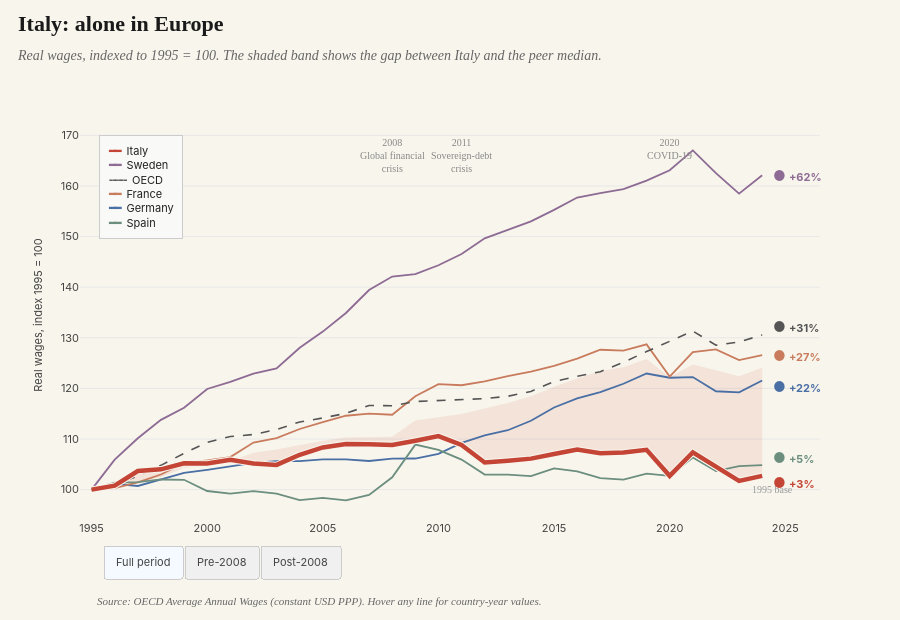

Write notebook code for a chart like this one.
### Markdown cell above
### 8.4 Custom legend (top-right) and endpoint annotations

The legend (top-right) lists countries with their colour swatch — no percentages. The percentages live at the **endpoint annotations**: a coloured dot followed by the period-aware value (e.g. *● +62 %* for Sweden). Both the legend and the endpoints are rebuilt as full annotation arrays for each preset, swapped atomically by the buttons.

### Code cell
def legend_html(countries):
    """Build the legend HTML — dashed glyph for OECD, solid for the rest."""
    rows = []
    for c in countries:
        col = COUNTRY_COLORS[c]
        glyph = "╌╌╌" if c == "OECD" else "━━"   # dashed glyph for the OECD benchmark
        rows.append(
            f"<span style=\"color:{col};font-weight:900;letter-spacing:-1px;\">{glyph}</span>"
            f"&nbsp;&nbsp;<span style=\"color:#222;\">{c}</span>"
        )
    return "<br>".join(rows)


def build_annotations(preset_key: str) -> list:
    anns = []
    pe = endpoints[preset_key]

    # Shock annotations
    for yr, label in SHOCK_EVENTS:
        anns.append(dict(
            x=yr, y=170, xref="x", yref="y",
            text=label, showarrow=False,
            font=dict(family="EB Garamond, serif", size=10, color="#888"),
            align="center", yanchor="top",
        ))

    # 1995 baseline label (positioned just above the chart on the right)
    anns.append(dict(
        x=2025.4, y=100, xref="x", yref="y",
        text="1995 base", showarrow=False,
        font=dict(family="EB Garamond, serif", size=10, color="#999"),
        xanchor="right", yanchor="middle",
    ))

    # Source caption
    anns.append(dict(
        x=0.02, y=-0.22, xref="paper", yref="paper",
        text=("Source: OECD Average Annual Wages (constant USD PPP). "
              "Hover any line for country-year values."),
        showarrow=False,
        font=dict(family="EB Garamond, serif", size=11,
                  color="#666", style="italic"),
        xanchor="left",
    ))

    # ---- Legend (top-right corner, country list only — no %) ----
    anns.append(dict(
        x=0.025, y=0.94, xref="paper", yref="paper",
        text=legend_html(LEGEND_ORDER),
        showarrow=False,
        align="left",
        xanchor="left", yanchor="top",
        font=dict(family="Inter, sans-serif", size=11),
        bgcolor="rgba(250,250,250,0.92)",
        bordercolor="#cccccc",
        borderwidth=1,
        borderpad=8,
    ))

    # ---- Endpoint annotations (one per country) ----
    # Manual y-shifts for tightly stacked endpoints to avoid label collisions
    yshifts = {"full":  {"Italy": -7, "Spain": +8, "Germany": -6, "France": 0, "OECD": +8},
               "pre":   {"Italy": -2, "Spain": +6, "Germany": +1, "France": +1, "OECD": +6},
               "post":  {"Italy": -7, "Spain": +8, "Germany": -6, "France": 0, "OECD": +8}}

    for country in LEGEND_ORDER:
        d = pe[country]
        if d["y"] is None or d["pct"] is None: continue
        col = COUNTRY_COLORS[country]
        sgn = "+" if d["pct"] >= 0 else "−"
        text = (
            f"<span style=\"color:{col};font-size:14px;font-weight:900;\">●</span>"
            f"&nbsp;<b>{sgn}{abs(d['pct']):.0f}%</b>"
        )
        anns.append(dict(
            x=d["x"] + 0.4, y=d["y"], xref="x", yref="y",
            text=text, showarrow=False,
            font=dict(family="Inter, sans-serif", size=11, color=col),
            xanchor="left", yanchor="middle",
            yshift=yshifts.get(preset_key, {}).get(country, 0),
        ))

    return anns


fig.update_layout(
    title=dict(
        text=(
            "<b>Italy: alone in Europe</b><br>"
            "<span style='font-family:EB Garamond,serif;font-style:italic;"
            "font-size:14px;color:#666;'>"
            "Real wages, indexed to 1995 = 100. "
            "The shaded band shows the gap between Italy and the peer median."
            "</span>"
        ),
        x=0.02, y=0.95, xanchor="left",
        font=dict(family="Playfair Display, serif", size=22, color="#1a1a1a"),
    ),
    xaxis=dict(
        range=[1994.5, 2026.5],
        showgrid=False, zeroline=False,
        tickfont=dict(family="Inter, sans-serif", size=11, color="#444"),
    ),
    yaxis=dict(
        range=[94, 175],
        showgrid=True, gridcolor=COLOR_GRID, gridwidth=1, zeroline=False,
        tickfont=dict(family="Inter, sans-serif", size=11, color="#444"),
        title=dict(text="Real wages, index 1995 = 100",
                   font=dict(family="Inter, sans-serif", size=11, color="#444")),
    ),
    plot_bgcolor=COLOR_BG_PAPER,
    paper_bgcolor=COLOR_BG_PAPER,
    hoverlabel=dict(
        bgcolor=COLOR_TOOLTIP, bordercolor=COLOR_TOOLTIP,
        font=dict(family="Inter, sans-serif", size=12, color="white"),
    ),
    margin=dict(l=80, r=80, t=110, b=100),
    height=620,
    showlegend=False,
    annotations=build_annotations("full"),
    updatemenus=[
        dict(
            type="buttons", direction="right",
            x=0.02, y=-0.05, xanchor="left", yanchor="top",
            showactive=True,
            font=dict(family="Inter, sans-serif", size=11, color="#444"),
            bgcolor="#f0f0f0", bordercolor="#cccccc", borderwidth=1,
            pad=dict(r=8, t=4, b=4, l=8),
            buttons=[
                dict(label="Full period", method="relayout",
                     args=[{"xaxis.range": [1994.5, 2026.5],
                            "yaxis.range": [94, 175],
                            "annotations": build_annotations("full")}]),
                dict(label="Pre-2008", method="relayout",
                     args=[{"xaxis.range": [1994.5, 2010.5],
                            "yaxis.range": [94, 145],
                            "annotations": build_annotations("pre")}]),
                dict(label="Post-2008", method="relayout",
                     args=[{"xaxis.range": [2007.5, 2026.5],
                            "yaxis.range": [94, 175],
                            "annotations": build_annotations("post")}]),
            ],
        )
    ],
)

fig.show()
